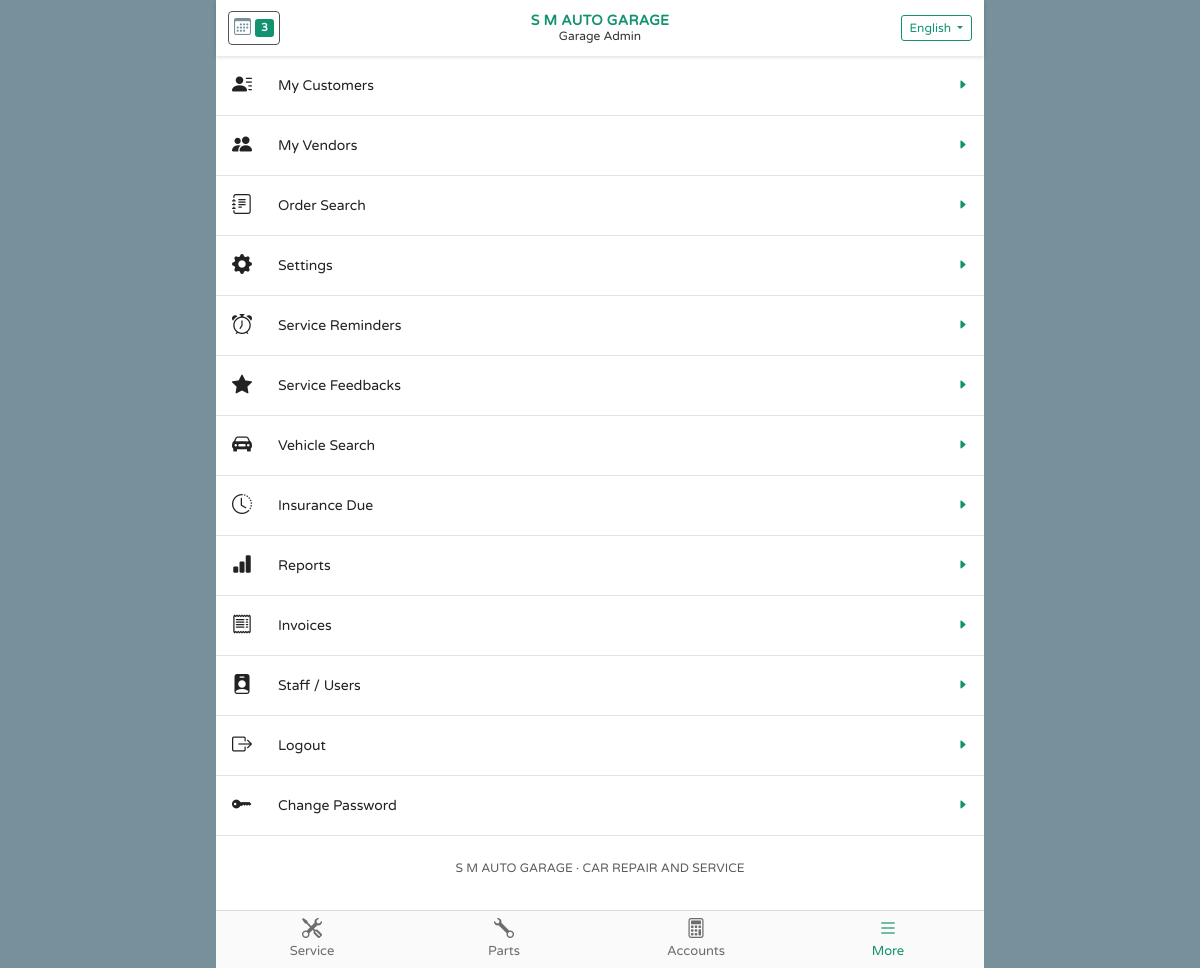
Screenshot of /more.php (signed in) with the database file from the repository.
### tables this page shows
CREATE TABLE settings (
  id                     INT UNSIGNED NOT NULL AUTO_INCREMENT,
  garage_name            VARCHAR(150) NOT NULL,
  tagline                VARCHAR(150) NULL,
  address                TEXT NULL,
  city                   VARCHAR(60)  NULL,
  pincode                VARCHAR(10)  NULL,
  phone                  VARCHAR(20)  NULL,
  email                  VARCHAR(100) NULL,
  gstin                  VARCHAR(15)  NULL,
  gst_enabled            TINYINT(1)   NOT NULL DEFAULT 1,    
  state_code             CHAR(2)      NOT NULL DEFAULT '27',
  state_name             VARCHAR(50)  NOT NULL DEFAULT 'Maharashtra',
  logo                   VARCHAR(255) NULL,
  invoice_prefix         VARCHAR(10)  NOT NULL DEFAULT 'INV-',
  invoice_next           INT UNSIGNED NOT NULL DEFAULT 1,
  jobcard_prefix         VARCHAR(10)  NOT NULL DEFAULT 'JC-',
  jobcard_next           INT UNSIGNED NOT NULL DEFAULT 1,
  po_prefix              VARCHAR(10)  NOT NULL DEFAULT 'PO-',
  po_next                INT UNSIGNED NOT NULL DEFAULT 1,
  service_interval_days  INT UNSIGNED NOT NULL DEFAULT 180,
  service_interval_km    INT UNSIGNED NOT NULL DEFAULT 10000,
  default_language       CHAR(2)      NOT NULL DEFAULT 'en',
  invoice_terms          TEXT NULL,
  bank_details           TEXT NULL,
  upi_id                 VARCHAR(60)  NULL,
  wa_template_reminder   TEXT NULL,
  wa_template_invoice    TEXT NULL,
  wa_template_ready      TEXT NULL,
  wa_template_feedback   TEXT NULL,
  updated_at             DATETIME NULL DEFAULT CURRENT_TIMESTAMP ON UPDATE CURRENT_TIMESTAMP,
  PRIMARY KEY (id)
);

CREATE TABLE users (
  id             INT UNSIGNED NOT NULL AUTO_INCREMENT,
  name           VARCHAR(100) NOT NULL,
  mobile         VARCHAR(15)  NOT NULL,
  email          VARCHAR(100) NULL,
  password_hash  VARCHAR(255) NOT NULL,
  role           ENUM('admin','advisor','technician') NOT NULL DEFAULT 'advisor',
  language       CHAR(2)      NOT NULL DEFAULT 'en',
  is_active      TINYINT(1)   NOT NULL DEFAULT 1,
  last_login     DATETIME     NULL,
  created_at     DATETIME     NOT NULL DEFAULT CURRENT_TIMESTAMP,
  PRIMARY KEY (id),
  UNIQUE KEY uq_users_mobile (mobile),
  KEY idx_users_role (role)
);

### includes/lang.php (called while the page is built, shortened)
<?php
function lang(): string
{
    if (!empty($_SESSION['lang']) && isset(LANGS[$_SESSION['lang']])) return $_SESSION['lang'];
    $d = function_exists('setting') ? (string) setting('default_language') : 'en';
    return isset(LANGS[$d]) ? $d : 'en';
}
function t(string $key): string
{
    static $dict = [];
    $l = lang();
    if (!isset($dict['en'])) $dict['en'] = require __DIR__ . '/lang/en.php';
    return $dict[$l][$key] ?? $dict['en'][$key] ?? ucfirst(str_replace('_', ' ', $key));
}
function te(string $key): string { return e(t($key)); }

### includes/helpers.php (called while the page is built, shortened)
<?php
function base_url(): string
{
    static $base = null;
    if ($base !== null) return $base;
    $root = str_replace('\\', '/', realpath(__DIR__ . '/..'));
    $doc  = str_replace('\\', '/', realpath($_SERVER['DOCUMENT_ROOT'] ?? '') ?: '');
    if ($doc !== '' && strpos($root, $doc) === 0) {
        $base = substr($root, strlen($doc));
    } else {
        $script = str_replace('\\', '/', $_SERVER['SCRIPT_NAME'] ?? '');
        $base = preg_replace('#/(api|print)/[^/]*$#', '', $script);
        $base = preg_replace('#/[^/]*\.php$#', '', $base);
    }
    return $base = rtrim($base, '/');
}
function url(string $path = ''): string { return base_url() . '/' . ltrim($path, '/'); }
function asset(string $path): string
{
    $file = __DIR__ . '/../assets/' . $path;
    $v = is_file($file) ? filemtime($file) : 1;
    return url('assets/' . $path) . '?v=' . $v;
}
function e($s): string { return htmlspecialchars((string) ($s ?? ''), ENT_QUOTES | ENT_SUBSTITUTE, 'UTF-8'); }
function setting(?string $key = null)
{
    static $s = null;
    if ($s === null) $s = row('SELECT * FROM settings WHERE id = 1') ?: ['garage_name' => APP_NAME];
    return $key === null ? $s : ($s[$key] ?? null);
}

### includes/auth.php (called while the page is built, shortened)
<?php
function current_user(): ?array
{
    static $u = false;
    if ($u !== false) return $u;
    $id = $_SESSION['uid'] ?? 0;
    $u = row('SELECT id, name, mobile, email, role, language, is_active FROM users WHERE id = ?', [$id]);
    return $u;
}
function role(): string { return current_user()['role'] ?? ''; }
function is_tech(): bool { return role() === 'technician'; }
function require_login(): array
{
    $u = current_user();
    return $u;
}

### includes/db.php (called while the page is built, shortened)
<?php
function db(): PDO
{
    static $pdo = null;
    if ($pdo === null) {
        $dsn = 'mysql:host=' . DB_HOST . ';port=' . DB_PORT . ';dbname=' . DB_NAME . ';charset=utf8mb4';
        try {
            $pdo = new PDO($dsn, DB_USER, DB_PASS, [
                PDO::ATTR_ERRMODE            => PDO::ERRMODE_EXCEPTION,
                PDO::ATTR_DEFAULT_FETCH_MODE => PDO::FETCH_ASSOC,
                PDO::ATTR_EMULATE_PREPARES   => false,
            ]);
            $pdo->exec("SET time_zone = '+05:30'");
        } catch (PDOException $e) {
            http_response_code(500);
            exit(APP_DEBUG ? 'Database connection failed: ' . htmlspecialchars($e->getMessage())
                           : 'Database connection failed. Check config.php');
        }
    }
    return $pdo;
}
function q(string $sql, array $params = []): PDOStatement
{
    $st = db()->prepare($sql);
    $st->execute(array_values($params));
    return $st;
}
function row(string $sql, array $params = []): ?array
{
    $r = q($sql, $params)->fetch();
    return $r === false ? null : $r;
}
function val(string $sql, array $params = [])
{
    $v = q($sql, $params)->fetchColumn();
    return $v === false ? null : $v;
}

### more.php (the view, shortened to what this page needs)
<?php
require_login();
$body_class = 'white-bg';
$items = [
    ['customers.php',      'bi-person-lines-fill',  'my_customers',      'customers'],
    ['vendors.php',        'bi-people-fill',        'my_vendors',        'vendors'],
    ['order_search.php',   'bi-journal-text',       'order_search',      'search'],
    ['settings.php',       'bi-gear-fill',          'settings',          'settings'],
    ['reminders.php',      'bi-alarm',              'service_reminders', 'reminders'],
    ['feedbacks.php',      'bi-star-fill',          'service_feedbacks', 'feedback'],
    ['vehicle_search.php', 'bi-car-front-fill',     'vehicle_search',    'search'],
    ['insurance_due.php',  'bi-clock-history',      'insurance_due',     'reminders'],
    ['reports.php',        'bi-bar-chart-fill',     'reports',           'reports'],
    ['invoices.php',       'bi-receipt',            'invoices',          'invoice'],
    ['users.php',          'bi-person-badge-fill',  'staff_users',       'users'],
    ['logout.php',         'bi-box-arrow-right',    'logout',            null],
];
include __DIR__ . '/includes/header.php';
?>
<div class="menu-list">
  <?php foreach ($items as [$href, $icon, $label, $perm]): if ($perm && !can($perm)) continue; ?>
    <a href="<?= url($href) ?>">
      <span class="mi"><i class="bi <?= $icon ?>"></i></span>
      <span class="ml"><?= te($label) ?></span>
      <span class="mc"><i class="bi bi-caret-right-fill"></i></span>
    </a>
  <?php endforeach; ?>
</div>
<div class="menu-list" style="margin-top:0">
  <a href="#" data-bs-toggle="modal" data-bs-target="#pwModal"><span class="mi"><i class="bi bi-key-fill"></i></span><span class="ml"><?= te('change_password') ?></span><span class="mc"><i class="bi bi-caret-right-fill"></i></span></a>
</div>
<p class="text-center text-muted small mt-4"><?= e(setting('garage_name')) ?> · <?= e(setting('tagline')) ?></p>
<?php include __DIR__ . '/includes/footer.php'; ?>

### includes/header.php (shortened to what this page needs)
<?php
$u = current_user();
$title = $title ?? null;
$garage = setting('garage_name') ?: APP_NAME;
?><!doctype html>
<html lang="<?= e(lang()) ?>">
<head>
<link href="<?= asset('vendor/bootstrap/bootstrap.min.css') ?>" rel="stylesheet">
<link href="<?= asset('vendor/bootstrap-icons/bootstrap-icons.min.css') ?>" rel="stylesheet">
<link href="<?= asset('css/app.css') ?>" rel="stylesheet">
</head>
<body class="<?= e($body_class ?? '') ?>">
<div class="app">
  <header class="app-header">
  <?php if ($title === null): ?>
    <div class="hdr-left">
      <?php if ($u && !is_tech()): $dueToday = (int) val("SELECT COUNT(*) FROM reminders WHERE status IN ('pending','snoozed') AND due_date <= CURDATE() AND (snooze_until IS NULL OR snooze_until <= CURDATE())"); ?>
      <a href="<?= url('reminders.php?period=today') ?>" class="hdr-cal" title="<?= te('service_reminders') ?>">
        <i class="bi bi-calendar3"></i><span class="cnt"><?= $dueToday ?></span>
      </a>
      <?php endif; ?>
    </div>
    <div class="hdr-center">
      <div class="brand"><?= e($garage) ?></div>
      <?php if ($u): ?><div class="sub"><?= e($u['name']) ?></div><?php endif; ?>
    </div>
    <div class="hdr-right">
      <div class="dropdown">
        <button class="btn-lang dropdown-toggle" data-bs-toggle="dropdown" type="button"><?= e(LANGS[lang()]) ?></button>
      </div>
    </div>
  <?php endif; ?>
  </header>
  <main class="app-main">

### assets/css/app.css (style rules this page uses)
:root { --primary: #12926f; --primary-dark: #0d7559; --primary-light: #e7f4f0; --dark-btn: #263238; --danger: #f44336; --due: #e53935; --blue: #1e88e5; --navy: #1a3a8f; --grey: #78909c; --text: #212121; --muted: #757575; --line: #e0e0e0; --page-bg: #ececec; --outer-bg: #78909c; --card-shadow: 0 1px 3px rgba(0,0,0,.18), 0 1px 2px rgba(0,0,0,.10); --hdr-h: 56px; --nav-h: 58px; --app-max: 768px; --bs-primary: #12926f; --bs-primary-rgb: 18,146,111; --bs-link-color: #12926f; --bs-link-hover-color: #0d7559; }
* { -webkit-tap-highlight-color: transparent; }
html, body { height: 100%; }
body { margin: 0; font-family: "Varela Round", "Poppins", "Nirmala UI", "Noto Sans Devanagari", system-ui, -apple-system, "Segoe UI", Roboto, sans-serif; font-size: 14px; color: var(--text); background: var(--outer-bg); }
a { color: var(--primary); text-decoration: none; }
.app { max-width: var(--app-max); margin: 0 auto; min-height: 100vh; background: var(--page-bg); position: relative; }
.app-main { padding: calc(var(--hdr-h) + 10px) 10px calc(var(--nav-h) + 16px); min-height: 100vh; }
body.white-bg .app { background: #fff; }
.app-header { position: fixed; top: 0; left: 0; right: 0; z-index: 1030; max-width: var(--app-max); margin: 0 auto; height: var(--hdr-h); background: #fff; display: flex; align-items: center; padding: 0 12px; box-shadow: 0 1px 4px rgba(0,0,0,.15); }
.hdr-left, .hdr-right { flex: 0 0 110px; display: flex; align-items: center; }
.hdr-right { justify-content: flex-end; }
.hdr-center { flex: 1; text-align: center; line-height: 1.25; min-width: 0; }
.hdr-center .brand { color: var(--primary); font-weight: 700; font-size: 14px; letter-spacing: .3px; white-space: nowrap; overflow: hidden; text-overflow: ellipsis; }
.hdr-center .sub { font-size: 12px; color: #333; }
.hdr-cal { display: inline-flex; align-items: center; gap: 4px; border: 1.5px solid #555; border-radius: 4px; padding: 3px 5px; color: var(--grey); font-size: 17px; }
.hdr-cal .cnt { background: var(--primary); color: #fff; font-size: 11px; font-weight: 700; border-radius: 3px; padding: 1px 6px; }
.btn-lang { border: 1px solid var(--primary); color: var(--primary); background: #fff; border-radius: 3px; font-size: 12px; padding: 3px 8px; }
.btn-lang::after { margin-left: 6px; }
.menu-list { background: #fff; margin: -10px -10px 0; }
.menu-list a { display: flex; align-items: center; padding: 0 16px; height: 60px; color: #222; border-bottom: 1px solid #e3e3e3; margin-left: 0; }
.menu-list a .mi { width: 46px; font-size: 20px; color: #222; }
.menu-list a .ml { flex: 1; font-size: 14px; }
.menu-list a .mc { color: var(--primary); font-size: 11px; }
@media (min-width: 769px) { body { padding: 0; } }

### rows the page displays
settings: garage_name "S M AUTO GARAGE", tagline "CAR REPAIR AND SERVICE"
users: name "Garage Admin"

### other values shown
$dueToday "3"
LANGS[lang()] "English"
te($label) "My Customers"
te($label) "My Vendors"
te($label) "Order Search"
te($label) "Settings"
te($label) "Service Reminders"
te($label) "Service Feedbacks"
te($label) "Vehicle Search"
te($label) "Insurance Due"
te($label) "Reports"
te($label) "Invoices"
te($label) "Staff / Users"
te($label) "Logout"
te('change_password') "Change Password"
